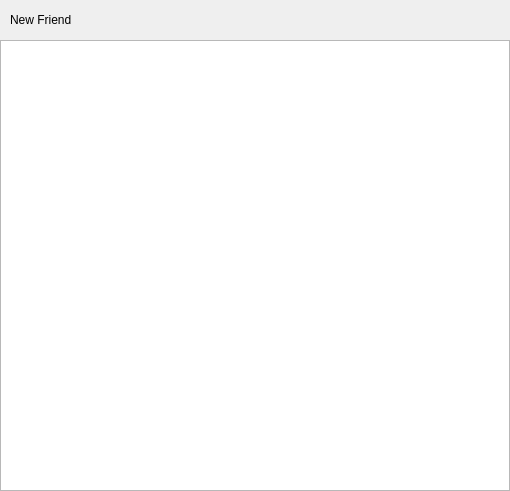
<?xml version="1.0" encoding="UTF-8"?>
<ui version="4.0">
 <class>ApplyFriendPage</class>
 <widget class="QWidget" name="ApplyFriendPage">
  <property name="geometry">
   <rect>
    <x>0</x>
    <y>0</y>
    <width>510</width>
    <height>491</height>
   </rect>
  </property>
  <property name="windowTitle">
   <string>Form</string>
  </property>
  <layout class="QVBoxLayout" name="verticalLayout">
   <property name="spacing">
    <number>0</number>
   </property>
   <property name="leftMargin">
    <number>0</number>
   </property>
   <property name="topMargin">
    <number>0</number>
   </property>
   <property name="rightMargin">
    <number>0</number>
   </property>
   <property name="bottomMargin">
    <number>0</number>
   </property>
   <item>
    <widget class="QWidget" name="friend_apply_wid" native="true">
     <property name="minimumSize">
      <size>
       <width>0</width>
       <height>0</height>
      </size>
     </property>
     <layout class="QHBoxLayout" name="horizontalLayout_7">
      <property name="spacing">
       <number>0</number>
      </property>
      <property name="leftMargin">
       <number>0</number>
      </property>
      <property name="topMargin">
       <number>0</number>
      </property>
      <property name="rightMargin">
       <number>0</number>
      </property>
      <property name="bottomMargin">
       <number>0</number>
      </property>
      <item>
       <spacer name="horizontalSpacer_8">
        <property name="orientation">
         <enum>Qt::Orientation::Horizontal</enum>
        </property>
        <property name="sizeType">
         <enum>QSizePolicy::Policy::Fixed</enum>
        </property>
        <property name="sizeHint" stdset="0">
         <size>
          <width>10</width>
          <height>20</height>
         </size>
        </property>
       </spacer>
      </item>
      <item>
       <widget class="QLabel" name="friend_apply_lb">
        <property name="minimumSize">
         <size>
          <width>0</width>
          <height>40</height>
         </size>
        </property>
        <property name="maximumSize">
         <size>
          <width>16777215</width>
          <height>40</height>
         </size>
        </property>
        <property name="text">
         <string>New Friend</string>
        </property>
       </widget>
      </item>
     </layout>
    </widget>
   </item>
   <item>
    <widget class="QWidget" name="widget_3" native="true">
     <layout class="QVBoxLayout" name="verticalLayout_7">
      <property name="spacing">
       <number>0</number>
      </property>
      <property name="leftMargin">
       <number>0</number>
      </property>
      <property name="topMargin">
       <number>0</number>
      </property>
      <property name="rightMargin">
       <number>0</number>
      </property>
      <property name="bottomMargin">
       <number>0</number>
      </property>
      <item>
       <widget class="ApplyFriendList" name="apply_friend_list"/>
      </item>
     </layout>
    </widget>
   </item>
  </layout>
 </widget>
 <customwidgets>
  <customwidget>
   <class>ApplyFriendList</class>
   <extends>QListWidget</extends>
   <header location="global">applyfriendlist.h</header>
  </customwidget>
 </customwidgets>
 <resources/>
 <connections/>
</ui>
